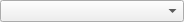
<ui version="4.0" >
 <class>WidgetColorPicker</class>
 <widget class="QWidget" name="WidgetColorPicker" >
  <property name="geometry" >
   <rect>
    <x>0</x>
    <y>0</y>
    <width>184</width>
    <height>20</height>
   </rect>
  </property>
  <property name="windowTitle" >
   <string>WidgetColorPicker</string>
  </property>
  <layout class="QHBoxLayout" name="horizontalLayout" >
   <property name="spacing" >
    <number>0</number>
   </property>
   <property name="margin" >
    <number>0</number>
   </property>
   <item>
    <widget class="QComboBox" name="comboBox" />
   </item>
  </layout>
 </widget>
 <resources/>
 <connections/>
</ui>
